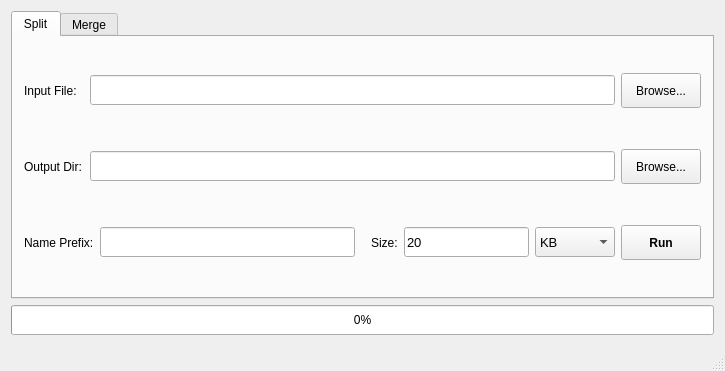
<?xml version="1.0" encoding="UTF-8"?>
<ui version="4.0">
 <class>MainWindow</class>
 <widget class="QMainWindow" name="MainWindow">
  <property name="geometry">
   <rect>
    <x>0</x>
    <y>0</y>
    <width>725</width>
    <height>371</height>
   </rect>
  </property>
  <property name="windowTitle">
   <string>File Splitter</string>
  </property>
  <widget class="QWidget" name="centralWidget">
   <layout class="QVBoxLayout" name="verticalLayout_4">
    <item>
     <widget class="QTabWidget" name="tabWidget">
      <property name="currentIndex">
       <number>0</number>
      </property>
      <widget class="QWidget" name="tabSplit">
       <attribute name="title">
        <string>Split</string>
       </attribute>
       <layout class="QVBoxLayout" name="verticalLayout">
        <item>
         <layout class="QHBoxLayout" name="horizontalLayout_2">
          <item>
           <widget class="QLabel" name="label_1">
            <property name="minimumSize">
             <size>
              <width>60</width>
              <height>0</height>
             </size>
            </property>
            <property name="text">
             <string>Input File:</string>
            </property>
            <property name="buddy">
             <cstring>leSplitPath</cstring>
            </property>
           </widget>
          </item>
          <item>
           <widget class="QLineEdit" name="leSplitPath">
            <property name="minimumSize">
             <size>
              <width>0</width>
              <height>30</height>
             </size>
            </property>
            <property name="font">
             <font>
              <pointsize>10</pointsize>
             </font>
            </property>
            <property name="text">
             <string/>
            </property>
           </widget>
          </item>
          <item>
           <widget class="QPushButton" name="bBrowseIn">
            <property name="sizePolicy">
             <sizepolicy hsizetype="Fixed" vsizetype="Fixed">
              <horstretch>0</horstretch>
              <verstretch>0</verstretch>
             </sizepolicy>
            </property>
            <property name="minimumSize">
             <size>
              <width>80</width>
              <height>35</height>
             </size>
            </property>
            <property name="text">
             <string>Browse...</string>
            </property>
           </widget>
          </item>
         </layout>
        </item>
        <item>
         <spacer name="verticalSpacer_1">
          <property name="orientation">
           <enum>Qt::Vertical</enum>
          </property>
          <property name="sizeType">
           <enum>QSizePolicy::Fixed</enum>
          </property>
          <property name="sizeHint" stdset="0">
           <size>
            <width>20</width>
            <height>10</height>
           </size>
          </property>
         </spacer>
        </item>
        <item>
         <layout class="QHBoxLayout" name="horizontalLayout_3">
          <item>
           <widget class="QLabel" name="label_2">
            <property name="minimumSize">
             <size>
              <width>60</width>
              <height>0</height>
             </size>
            </property>
            <property name="text">
             <string>Output Dir:</string>
            </property>
            <property name="buddy">
             <cstring>leSplitOutDir</cstring>
            </property>
           </widget>
          </item>
          <item>
           <widget class="QLineEdit" name="leSplitOutDir">
            <property name="minimumSize">
             <size>
              <width>100</width>
              <height>30</height>
             </size>
            </property>
            <property name="font">
             <font>
              <pointsize>10</pointsize>
             </font>
            </property>
            <property name="text">
             <string/>
            </property>
           </widget>
          </item>
          <item>
           <widget class="QPushButton" name="bBrowseOut">
            <property name="sizePolicy">
             <sizepolicy hsizetype="Fixed" vsizetype="Fixed">
              <horstretch>0</horstretch>
              <verstretch>0</verstretch>
             </sizepolicy>
            </property>
            <property name="minimumSize">
             <size>
              <width>80</width>
              <height>35</height>
             </size>
            </property>
            <property name="text">
             <string>Browse...</string>
            </property>
           </widget>
          </item>
         </layout>
        </item>
        <item>
         <spacer name="verticalSpacer_2">
          <property name="orientation">
           <enum>Qt::Vertical</enum>
          </property>
          <property name="sizeType">
           <enum>QSizePolicy::Fixed</enum>
          </property>
          <property name="sizeHint" stdset="0">
           <size>
            <width>20</width>
            <height>10</height>
           </size>
          </property>
         </spacer>
        </item>
        <item>
         <layout class="QHBoxLayout" name="horizontalLayout">
          <item>
           <widget class="QLabel" name="labelOutF">
            <property name="minimumSize">
             <size>
              <width>60</width>
              <height>0</height>
             </size>
            </property>
            <property name="text">
             <string>Name Prefix:</string>
            </property>
            <property name="buddy">
             <cstring>leOutPrefix</cstring>
            </property>
           </widget>
          </item>
          <item>
           <widget class="QLineEdit" name="leOutPrefix">
            <property name="minimumSize">
             <size>
              <width>200</width>
              <height>30</height>
             </size>
            </property>
            <property name="font">
             <font>
              <pointsize>10</pointsize>
             </font>
            </property>
            <property name="text">
             <string/>
            </property>
           </widget>
          </item>
          <item>
           <spacer name="horizontalSpacer">
            <property name="orientation">
             <enum>Qt::Horizontal</enum>
            </property>
            <property name="sizeType">
             <enum>QSizePolicy::Fixed</enum>
            </property>
            <property name="sizeHint" stdset="0">
             <size>
              <width>10</width>
              <height>20</height>
             </size>
            </property>
           </spacer>
          </item>
          <item>
           <widget class="QLabel" name="labelSz">
            <property name="text">
             <string>Size:</string>
            </property>
            <property name="buddy">
             <cstring>leChunkSize</cstring>
            </property>
           </widget>
          </item>
          <item>
           <widget class="QLineEdit" name="leChunkSize">
            <property name="sizePolicy">
             <sizepolicy hsizetype="Fixed" vsizetype="Fixed">
              <horstretch>0</horstretch>
              <verstretch>0</verstretch>
             </sizepolicy>
            </property>
            <property name="minimumSize">
             <size>
              <width>0</width>
              <height>30</height>
             </size>
            </property>
            <property name="font">
             <font>
              <pointsize>10</pointsize>
             </font>
            </property>
            <property name="text">
             <string>20</string>
            </property>
           </widget>
          </item>
          <item>
           <widget class="QComboBox" name="cbUnit">
            <property name="minimumSize">
             <size>
              <width>80</width>
              <height>30</height>
             </size>
            </property>
            <property name="font">
             <font>
              <pointsize>10</pointsize>
             </font>
            </property>
            <item>
             <property name="text">
              <string>KB</string>
             </property>
            </item>
            <item>
             <property name="text">
              <string>MB</string>
             </property>
            </item>
            <item>
             <property name="text">
              <string>GB</string>
             </property>
            </item>
           </widget>
          </item>
          <item>
           <widget class="QPushButton" name="bRunSplit">
            <property name="sizePolicy">
             <sizepolicy hsizetype="Fixed" vsizetype="Fixed">
              <horstretch>0</horstretch>
              <verstretch>0</verstretch>
             </sizepolicy>
            </property>
            <property name="minimumSize">
             <size>
              <width>80</width>
              <height>35</height>
             </size>
            </property>
            <property name="font">
             <font>
              <pointsize>9</pointsize>
              <bold>true</bold>
             </font>
            </property>
            <property name="text">
             <string>Run</string>
            </property>
           </widget>
          </item>
         </layout>
        </item>
       </layout>
      </widget>
      <widget class="QWidget" name="tabMerge">
       <attribute name="title">
        <string>Merge</string>
       </attribute>
       <layout class="QVBoxLayout" name="verticalLayout_merge">
        <item>
         <layout class="QHBoxLayout" name="horizontalLayout_merge_1">
          <item>
           <widget class="QLabel" name="label_merge_1">
            <property name="minimumSize">
             <size>
              <width>60</width>
              <height>0</height>
             </size>
            </property>
            <property name="text">
             <string>Input Files:</string>
            </property>
            <property name="buddy">
             <cstring>listViewMergePath</cstring>
            </property>
           </widget>
          </item>
          <item>
           <widget class="QListView" name="listViewMergePath">
            <property name="minimumSize">
             <size>
              <width>0</width>
              <height>100</height>
             </size>
            </property>
            <property name="font">
             <font>
              <pointsize>10</pointsize>
             </font>
            </property>
           </widget>
          </item>
          <item>
           <widget class="QPushButton" name="bAddMergeIn">
            <property name="sizePolicy">
             <sizepolicy hsizetype="Fixed" vsizetype="Fixed">
              <horstretch>0</horstretch>
              <verstretch>0</verstretch>
             </sizepolicy>
            </property>
            <property name="minimumSize">
             <size>
              <width>80</width>
              <height>35</height>
             </size>
            </property>
            <property name="text">
             <string>Add</string>
            </property>
           </widget>
          </item>
          <item>
           <widget class="QPushButton" name="bRemoveMergeIn">
            <property name="sizePolicy">
             <sizepolicy hsizetype="Fixed" vsizetype="Fixed">
              <horstretch>0</horstretch>
              <verstretch>0</verstretch>
             </sizepolicy>
            </property>
            <property name="minimumSize">
             <size>
              <width>80</width>
              <height>35</height>
             </size>
            </property>
            <property name="text">
             <string>Remove</string>
            </property>
           </widget>
          </item>
         </layout>
        </item>
        <item>
         <spacer name="verticalSpacer_merge_1">
          <property name="orientation">
           <enum>Qt::Vertical</enum>
          </property>
          <property name="sizeType">
           <enum>QSizePolicy::Fixed</enum>
          </property>
          <property name="sizeHint" stdset="0">
           <size>
            <width>20</width>
            <height>10</height>
           </size>
          </property>
         </spacer>
        </item>
        <item>
         <layout class="QHBoxLayout" name="horizontalLayout_merge_2">
          <item>
           <widget class="QLabel" name="label_merge_2">
            <property name="minimumSize">
             <size>
              <width>60</width>
              <height>0</height>
             </size>
            </property>
            <property name="text">
             <string>Output File:</string>
            </property>
            <property name="buddy">
             <cstring>leMergeOutPath</cstring>
            </property>
           </widget>
          </item>
          <item>
           <widget class="QLineEdit" name="leMergeOutPath">
            <property name="minimumSize">
             <size>
              <width>100</width>
              <height>30</height>
             </size>
            </property>
            <property name="font">
             <font>
              <pointsize>10</pointsize>
             </font>
            </property>
            <property name="text">
             <string/>
            </property>
           </widget>
          </item>
          <item>
           <widget class="QPushButton" name="bBrowseMergeOut">
            <property name="sizePolicy">
             <sizepolicy hsizetype="Fixed" vsizetype="Fixed">
              <horstretch>0</horstretch>
              <verstretch>0</verstretch>
             </sizepolicy>
            </property>
            <property name="minimumSize">
             <size>
              <width>80</width>
              <height>35</height>
             </size>
            </property>
            <property name="text">
             <string>Browse...</string>
            </property>
           </widget>
          </item>
         </layout>
        </item>
        <item>
         <spacer name="verticalSpacer_merge_2">
          <property name="orientation">
           <enum>Qt::Vertical</enum>
          </property>
          <property name="sizeType">
           <enum>QSizePolicy::Fixed</enum>
          </property>
          <property name="sizeHint" stdset="0">
           <size>
            <width>20</width>
            <height>10</height>
           </size>
          </property>
         </spacer>
        </item>
        <item>
         <layout class="QHBoxLayout" name="horizontalLayout_merge_3">
          <item>
           <widget class="QLabel" name="label_merge_3">
            <property name="text">
             <string/>
            </property>
           </widget>
          </item>
          <item>
           <spacer name="horizontalSpacer_merge">
            <property name="orientation">
             <enum>Qt::Horizontal</enum>
            </property>
            <property name="sizeType">
             <enum>QSizePolicy::Fixed</enum>
            </property>
            <property name="sizeHint" stdset="0">
             <size>
              <width>10</width>
              <height>20</height>
             </size>
            </property>
           </spacer>
          </item>
          <item>
           <widget class="QPushButton" name="bRunMerge">
            <property name="sizePolicy">
             <sizepolicy hsizetype="Fixed" vsizetype="Fixed">
              <horstretch>0</horstretch>
              <verstretch>0</verstretch>
             </sizepolicy>
            </property>
            <property name="minimumSize">
             <size>
              <width>80</width>
              <height>35</height>
             </size>
            </property>
            <property name="font">
             <font>
              <pointsize>9</pointsize>
              <bold>true</bold>
             </font>
            </property>
            <property name="text">
             <string>Run</string>
            </property>
           </widget>
          </item>
         </layout>
        </item>
       </layout>
      </widget>
     </widget>
    </item>
    <item>
     <spacer name="verticalSpacer_3">
      <property name="orientation">
       <enum>Qt::Vertical</enum>
      </property>
      <property name="sizeType">
       <enum>QSizePolicy::Expanding</enum>
      </property>
      <property name="sizeHint" stdset="0">
       <size>
        <width>20</width>
        <height>10</height>
       </size>
      </property>
     </spacer>
    </item>
    <item>
     <widget class="QProgressBar" name="progressBar">
      <property name="minimumSize">
       <size>
        <width>0</width>
        <height>30</height>
       </size>
      </property>
      <property name="maximum">
       <number>100</number>
      </property>
      <property name="value">
       <number>0</number>
      </property>
      <property name="alignment">
       <set>Qt::AlignCenter</set>
      </property>
      <property name="textVisible">
       <bool>true</bool>
      </property>
     </widget>
    </item>
   </layout>
  </widget>
  <widget class="QStatusBar" name="statusBar">
   <property name="minimumSize">
    <size>
     <width>0</width>
     <height>25</height>
    </size>
   </property>
   <property name="font">
    <font>
     <pointsize>9</pointsize>
    </font>
   </property>
  </widget>
 </widget>
 <layoutdefault spacing="6" margin="11"/>
 <tabstops>
  <tabstop>leSplitPath</tabstop>
  <tabstop>leSplitOutDir</tabstop>
  <tabstop>leOutPrefix</tabstop>
  <tabstop>leChunkSize</tabstop>
  <tabstop>cbUnit</tabstop>
  <tabstop>bBrowseIn</tabstop>
  <tabstop>bBrowseOut</tabstop>
  <tabstop>bRunSplit</tabstop>
  <tabstop>listViewMergePath</tabstop>
  <tabstop>leMergeOutPath</tabstop>
  <tabstop>bAddMergeIn</tabstop>
  <tabstop>bRemoveMergeIn</tabstop>
  <tabstop>bBrowseMergeOut</tabstop>
  <tabstop>bRunMerge</tabstop>
  <tabstop>progressBar</tabstop>
 </tabstops>
 <resources/>
 <connections/>
</ui>
